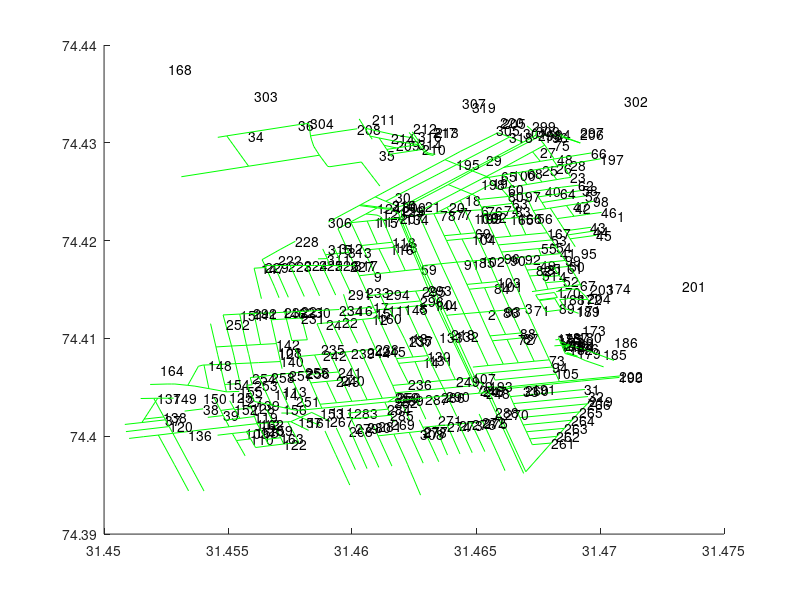

MATLAB code to generate this figure:
%% load data into matlab
hold on
clear all
load('cellarray_ways.mat', 'cellarray_ways');

%Ways = zeros(length(cellarray_ways),length(cellarray_ways{cell_num}),2);
%% find block
for cell_num = 1:length(cellarray_ways)
    for point_num = 1:length(cellarray_ways{cell_num})
        Ways(cell_num,point_num,1) = cellarray_ways{cell_num}{point_num}(1);
        Ways(cell_num,point_num,2) = cellarray_ways{cell_num}{point_num}(2);
    end
end


%% load data into matlab

load('cellarray_ways.mat', 'cellarray_ways');

%Ways = zeros(length(cellarray_ways),length(cellarray_ways{cell_num}),2);
%% find block
for cell_num = 1:length(cellarray_ways)
    for point_num = 1:length(cellarray_ways{cell_num})
        Ways(cell_num,point_num,1) = cellarray_ways{cell_num}{point_num}(1);
        Ways(cell_num,point_num,2) = cellarray_ways{cell_num}{point_num}(2);
    end
end



hold on
X={};
Y={};



    
for cell_num = 1:length(cellarray_ways)
    %plot(Ways(cell_num,:,1) , Ways(cell_num,:,2));
  
 manual_ways_toshow=[1:319]
%% manual_ways_toshow=[63,80,74,97];
    if (sum(cell_num==manual_ways_toshow)==1)
        
        disp([num2str(cell_num) ,'_']);
        %following code is used to detect if the path(set of points) is a
        %relatively straight line
        [p,struct] = polyfit( Ways(cell_num,1:length(cellarray_ways{cell_num}),1) , Ways(cell_num,1:length(cellarray_ways{cell_num}),2) ,1)
        if(struct.df<8 )% .df is a measure of straightness (dont know/need the exact details)
            
            plot( Ways(cell_num,1:length(cellarray_ways{cell_num}),1) , Ways(cell_num,1:length(cellarray_ways{cell_num}),2) ,'g');
            X{end+1}= Ways(cell_num,1:length(cellarray_ways{cell_num}),1);
            Y{end+1}= Ways(cell_num,1:length(cellarray_ways{cell_num}),2);
        else
            %dont plot lines that arent straight
            disp('is not a st line')
        end
        % number the lines for easy marking of paths
        text(max(Ways(cell_num,1:length(cellarray_ways{cell_num}),1)),max(Ways(cell_num,1:length(cellarray_ways{cell_num}),2)),num2str(cell_num))
        disp('^');
    end
end





%%%%%%%%%%%%%%%%%%%%%%%%%%%%%%%%%%%%%%%%%%%%%%%%%%%%%